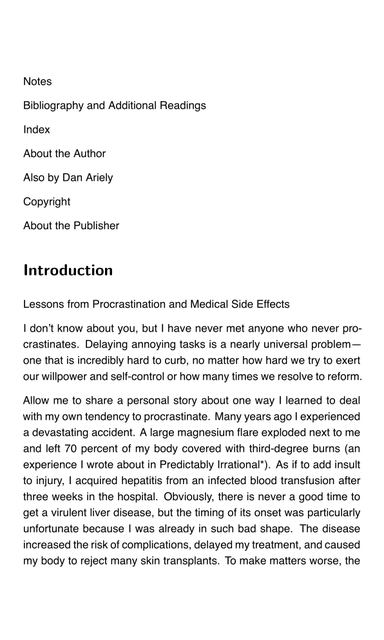
#> input picture test2.bmp, 384 x 640 px; its folder holds only this picture in this run
$ python -i helper_eink_render.py   (imports and definitions only)   (Python 2 division)
#> lines starting #> are read from the running program, lines starting #| are printed output that depends on the picture; after the words box and inside, x2 and y2 are one past the last pixel; in counts of white or black regions, pixels touching at a corner belong together
#> further down, picture is the input picture: PIL image 384x640 L; min 0, max 255, mean 240.2
from PIL import Image, ImageFilter
import glob
import fitz

WIDTH = 384
HEIGHT = 640

#load_doc(filename) creates a fitz doc
#total_pages(doc) returns the number of pages in the doc
#get_page(doc, page_num) returns a bw PIL file of 384x640 of the page
#make_page(img) turns a random size RGB image into a bw PIL file of 384x640

def load_doc(file):
    return fitz.open(file)


def total_pages(doc):
    return doc.pageCount


def get_page(doc, page_num):

    #load with PyMuPDF
    page = doc.loadPage(page_num)
    pix = page.getPixmap(alpha=False)

    #create a b/w image of the right renger size
    final_img = Image.new('L', (WIDTH, HEIGHT), color=255)
    resize_ratio = min(float(WIDTH)/pix.width, float(HEIGHT)/pix.height)
    new_size = [int(pix.width*resize_ratio), int(pix.height*resize_ratio)]

    #convert to a b/w PIL image
    img = Image.frombytes("RGB", [pix.width, pix.height], pix.samples).convert('L')

    #resize
    print 'new size= ' + str(new_size)
    img = img.resize(new_size, Image.LANCZOS)

    #put in background image
    final_img.paste(img, ( (WIDTH-new_size[0])/2, (HEIGHT-new_size[1])/2))

    return binarize_img(final_img)


def make_page(img):

    #create a b/w image of the right renger size
    final_img = Image.new('L', (WIDTH, HEIGHT), color=255)
#> final_img: PIL image 384x640 L; every value is 255
    resize_ratio = min(float(WIDTH)/img.size[0], float(HEIGHT)/img.size[1])
#> resize_ratio = 1
    new_size = [int(img.size[0]*resize_ratio), int(img.size[1]*resize_ratio)]
#> new_size = [384, 640]

    #convert to a b/w PIL image
    img = img.convert('L')

    #resize
    print 'new size= ' + str(new_size)
#| new size= [384, 640]
    img = img.resize(new_size, Image.LANCZOS)

    #put in background image
    final_img.paste(img, ( (WIDTH-new_size[0])/2, (HEIGHT-new_size[1])/2))

    return binarize_img(final_img)


def binarize_img(img):

    img = img.filter(ImageFilter.SHARPEN)
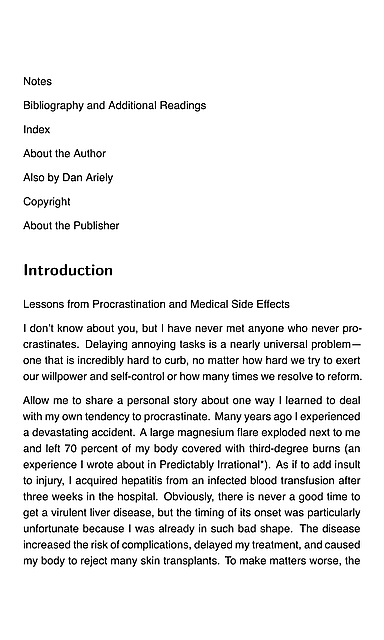
#> img: PIL image 384x640 L; min 0, max 255, mean 237.8
    img = img.point(lambda x: 0 if x<128 else 255, '1')
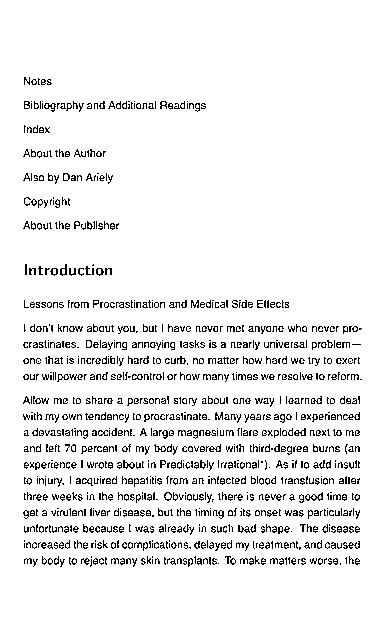
#> img: PIL image 384x640 1; 93.3% white; black in thin lines or dots, all inside (x1, y1, x2, y2) = (23, 77, 362, 567)
    img = img.filter(ImageFilter.SHARPEN)

    return img.convert('1')

>>> from PIL import Image
>>> picture = Image.open('test2.bmp')
>>> result = make_page(picture)
